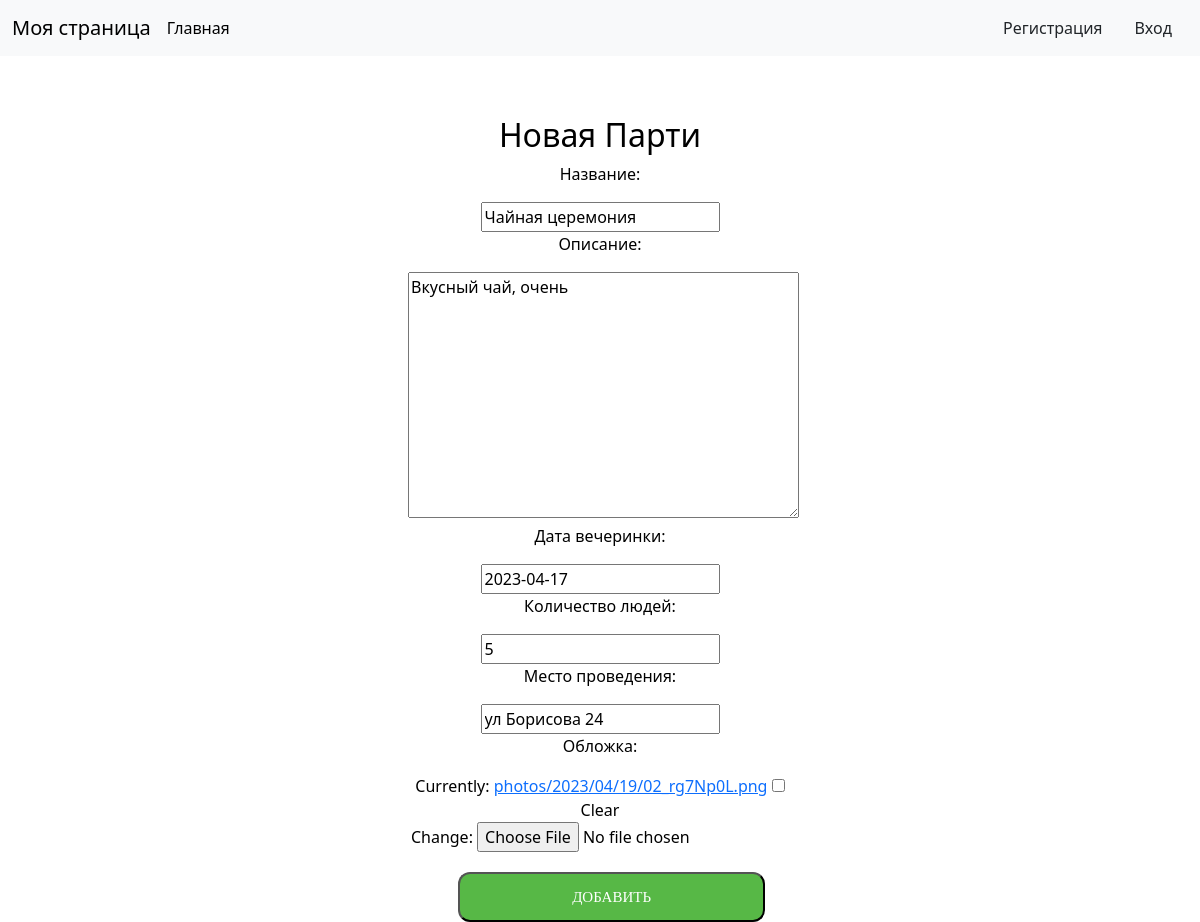
The page /paty/8/updatePaty on the database its author committed.
### patyPlace/models.py (models this page shows, shortened)
class Party(models.Model):
    title = models.CharField(
        max_length=128, unique=True, verbose_name="Название")
    description = models.TextField(verbose_name="Описание")
    dt = models.DateField(max_length=20, verbose_name="Дата вечеринки")
    countPeople = models.IntegerField(verbose_name="Количество людей")
    adres = models.CharField(max_length=288, null=True,
                             verbose_name="Место проведения")
    images = models.ImageField(
        upload_to="photos/%Y/%m/%d/", blank=True, verbose_name="Обложка")
    creatorId = models.ForeignKey(AuthUser, models.DO_NOTHING, null=True)

### patyPlace/views.py (the view)
# urls.py: path('paty/<int:pk>/updatePaty', PatyUpdate.as_view(), name='updatePaty'),
class PatyUpdate(UpdateView):
    model = Party
    template_name = 'party/createParty.html'
    form_class = CreatePatyForm
    success_url = ''

### patyPlace/forms.py (shortened to what this page needs)
class CreatePatyForm(forms.ModelForm):
    class Meta:
        model = Party
        fields = ['title', 'description', 'dt',
                  'countPeople', 'adres', 'images']
        widgets = {
            'title': forms.TextInput(attrs={'class': '', }),
            'dt': forms.DateInput(attrs={'class': '', 'id': "airdatepicker"}),
        }

### patyPlace/templates/party/createParty.html (shortened to what this page needs)
{% extends 'party/base.html' %}
{% block content %}
<div class="wrap-createParty">
    <form method="post" enctype="multipart/form-data">
        <div class="">
            <h2>Новая Парти</h2>
        </div>
        {% for f in form %}
        <p><span> {{f.label}}: </span>
        <div class=""> {{f}} </div>
        {% endfor %}
        <div class="">
            <button class="createParty100-form-btn" type="submit">Добавить</button>
        </div>
    </form>
</div>
{% endblock %}

### patyPlace/static/party/css/style.css (style rules this page uses)
body { background: url(image/Back.png) no-repeat center center fixed; -webkit-background-size: cover; -moz-background-size: cover; -o-background-size: cover; background-size: cover; }
.wrap-createParty { color: #000; background-color: white; margin-left: 34%; margin-right: 34%; margin-top: 5%; text-align: center; border-radius: 25px; height: 768px; }
.createParty100-form-btn { font-family: Montserrat-Bold; font-size: 15px; line-height: 1.5; color: #fff; text-transform: uppercase; width: 80%; height: 50px; border-radius: 12px; background: #57b846; display: -webkit-box; display: -webkit-flex; display: -moz-box; display: -ms-flexbox; display: flex; justify-content: center; align-items: center; padding: 0 25px; margin-top: 20px; margin-left: 50px; margin-bottom: 10px; -webkit-transition: all 0.4s; -o-transition: all 0.4s; -moz-transition: all 0.4s; transition: all 0.4s; }

### rows shown on the page
Party: form "Чайная церемония" "Вкусный чай, очень" "2023-04-17" "5" "ул Борисова 24"

### other values the page prints
{{ f.label }} "Название" "Описание" "Дата вечеринки" "Количество людей" "Место проведения" "Обложка"
